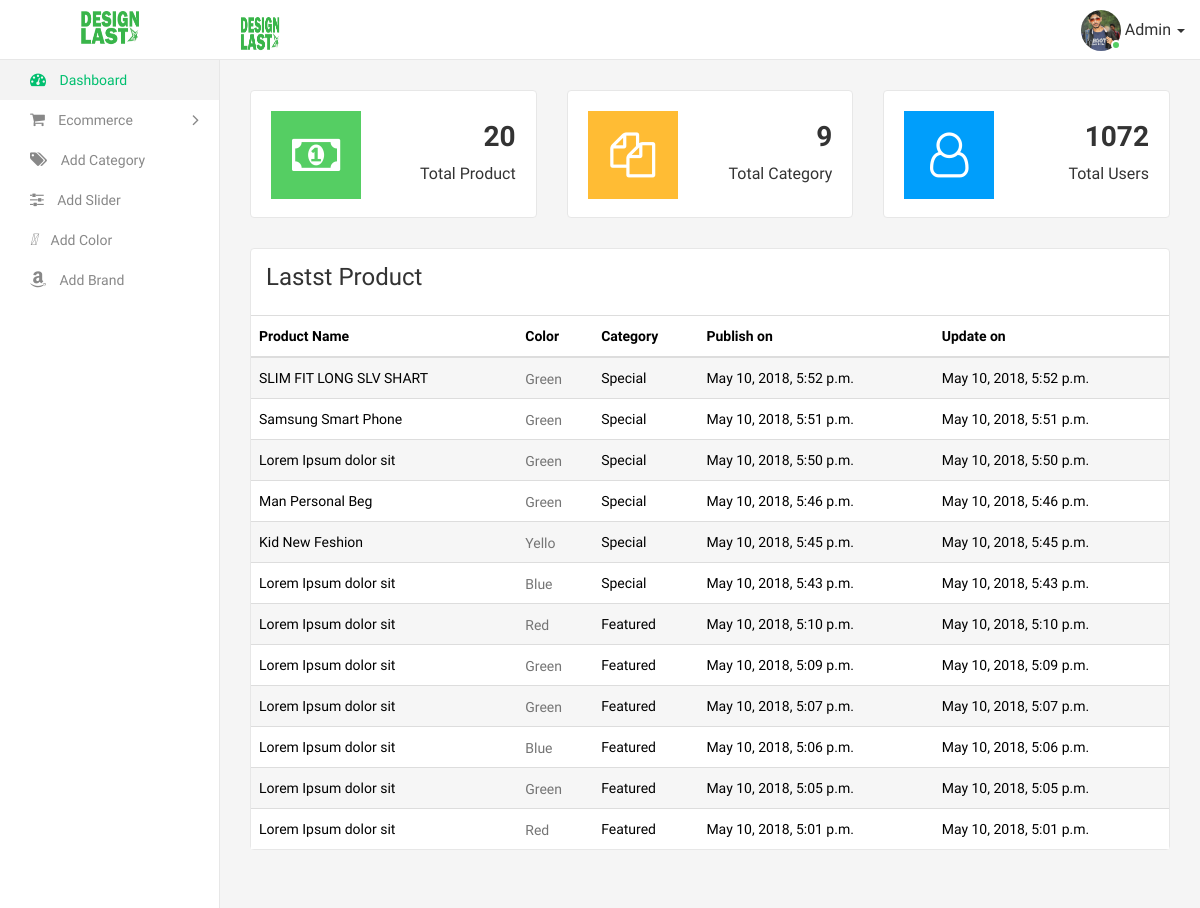
Page /dashboard/ (signed in) on the earlier database version.
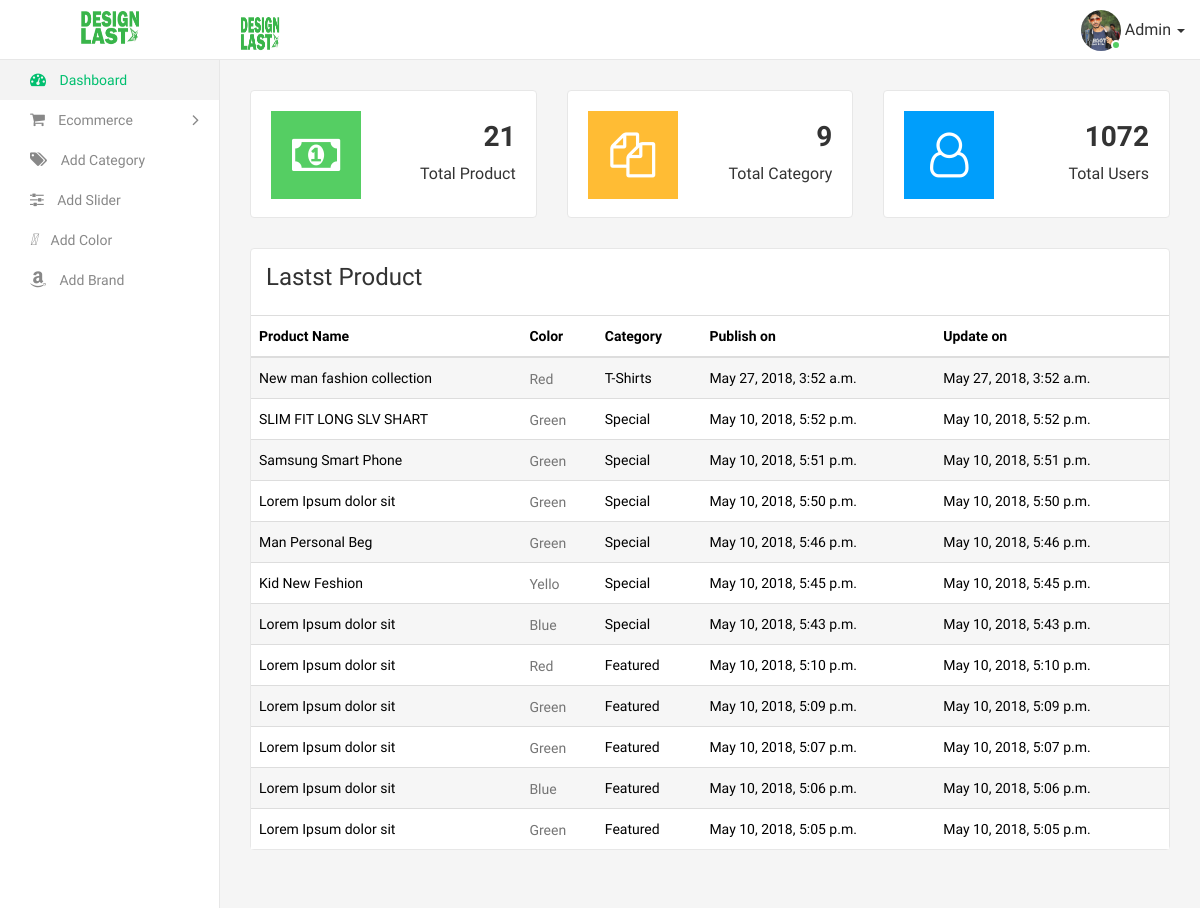
Same page on the later database version.
### shopapp/models.py (models this page shows, shortened)
class Product(models.Model):
    name = models.CharField(max_length = 100)
    product_code = models.IntegerField(blank = True, null = True)
    price = models.IntegerField()
    discount_price = models.IntegerField(blank = True, null = True)
    discount_off_price = models.IntegerField(blank = True, null = True)
    category = models.ForeignKey(Category, on_delete = models.CASCADE)
    color = models.ForeignKey(Color, on_delete = models.CASCADE)
    brand_name = models.ForeignKey(Brand, on_delete = models.CASCADE)
    image = models.ImageField(upload_to = 'product')
    order_now_link = models.URLField(max_length=200, blank=False)
    description = models.TextField()
    publish_on = models.DateTimeField(auto_now = False, auto_now_add = True)
    update_on = models.DateTimeField(auto_now = False, auto_now_add = True)

class Color(models.Model):
    name = models.CharField(max_length = 20, unique = True)
    create_at = models.DateTimeField(auto_now = True, auto_now_add = False)
    def __str__(self):
        return self.name

class Category(models.Model):
    name = models.CharField(max_length = 20, unique = True)
    create_at = models.DateTimeField(auto_now = True, auto_now_add = False)
    def __str__(self):
        return self.name

### shopapp/views.py (the view)
# urls.py: path('dashboard/', dashboard_views, name = 'dashboard_views'),
def dashboard_views(request):
    if request.user.is_authenticated:
        count_product = Product.objects.count()
        count_category = Category.objects.count()
        latest_product = Product.objects.all().order_by('-id')[:12]
        context = {
            'count_product' : count_product,
            'count_category' : count_category,
            'latest_product' : latest_product,
        }
        template_name = 'admin/dashboard.html'
        return render(request, template_name, context)
    else:
        return redirect(login_views)
    return render(request, 'app/bashboard.html', context)

### templates/admin/dashboard.html (shortened to what this page needs)
{% extends 'app/base_admin.html' %}
{% load static %}
        {% block body %}
        <div class="page-wrapper">
            <div class="content container-fluid">
                <div class="row">
                    <div class="col-md-6 col-sm-6 col-lg-4">
                        <div class="dash-widget dash-widget5">
                            <span class="dash-widget-icon bg-success"><i class="fa fa-money" aria-hidden="true"></i></span>
                            <div class="dash-widget-info">
                                <h3>{{count_product}}</h3>
                                <span>Total Product</span>
                            </div>
                        </div>
                    </div>
                    <div class="col-md-6 col-sm-6 col-lg-4">
                        <div class="dash-widget dash-widget5">
                            <span class="dash-widget-icon bg-warning"><i class="fa fa-files-o"></i></span>
                            <div class="dash-widget-info">
                                <h3>{{count_category}}</h3>
                                <span>Total Category</span>
                            </div>
                        </div>
                    </div>
                    <div class="col-md-6 col-sm-6 col-lg-4">
                        <div class="dash-widget dash-widget5">
                            <span class="dash-widget-icon bg-info"><i class="fa fa-user-o" aria-hidden="true"></i></span>
                            <div class="dash-widget-info">
                                <h3>1072</h3>
                                <span>Total Users</span>
                            </div>
                        </div>
                    </div>
                </div>
                <div class="row">
                    <div class="col-sm-12">
                        <div class="panel panel-table">
                            <div class="panel-heading">
                                <h3>Lastst Product</h3>
                            </div>
                            <div class="panel-body">
                                <div class="table-responsive">
                                    <table class="table table-striped custom-table m-b-0">
                                        <thead>
                                            <tr>
                                                <th>Product Name</th>
                                                <th>Color</th>
                                                <th>Category</th>
                                                <th>Publish on</th>
                                                <th>Update on</th>
                                            </tr>
                                        </thead>
                                        <tbody>
                                          {% if latest_product %}
                                          {% for item in latest_product %}
                                            <tr>
                                                <td>{{item.name}}</td>
                                                <td>
                                                    <h2><a href="#">{{item.color}}</a></h2>
                                                </td>
                                                <td>{{item.category}}</td>
                                                <td>{{item.publish_on}}</td>
                                                <td>{{item.update_on}}</td>
                                            </tr>
                                            {% endfor %}
                                            {% endif %}
                                        </tbody>
                                    </table>
                                </div>
                            </div>
                        </div>
                    </div>
                </div>
            </div>
        </div>
        {% endblock %}

Differences in the rows shown:
no longer on this page (row unchanged): Product: name "Lorem Ipsum dolor sit", color "Red", category "Featured", publish_on "May 10, 2018, 5:01 p.m.", update_on "May 10, 2018, 5:01 p.m."
added Product: name "New man fashion collection", color "Red", category "T-Shirts", publish_on "May 27, 2018, 3:52 a.m.", update_on "May 27, 2018, 3:52 a.m."
Other differences:
{{ count_product }}: "20" → "21"
